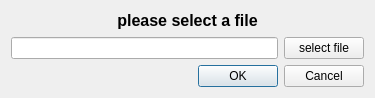
<?xml version="1.0" encoding="UTF-8"?>
<ui version="4.0">
 <class>fileSelectDialog</class>
 <widget class="QDialog" name="fileSelectDialog">
  <property name="geometry">
   <rect>
    <x>0</x>
    <y>0</y>
    <width>375</width>
    <height>98</height>
   </rect>
  </property>
  <property name="windowTitle">
   <string>please select a file</string>
  </property>
  <layout class="QVBoxLayout" name="verticalLayout">
   <item>
    <widget class="QLabel" name="label">
     <property name="text">
      <string>&lt;html&gt;&lt;head/&gt;&lt;body&gt;&lt;p align=&quot;center&quot;&gt;&lt;span style=&quot; font-size:12pt; font-weight:600;&quot;&gt;please select a file&lt;/span&gt;&lt;/p&gt;&lt;/body&gt;&lt;/html&gt;</string>
     </property>
    </widget>
   </item>
   <item>
    <layout class="QHBoxLayout" name="horizontalLayout">
     <item>
      <widget class="QLineEdit" name="pathLineEdit">
       <property name="text">
        <string/>
       </property>
      </widget>
     </item>
     <item>
      <widget class="QPushButton" name="fileSelectButton">
       <property name="text">
        <string>select file</string>
       </property>
      </widget>
     </item>
    </layout>
   </item>
   <item>
    <widget class="QDialogButtonBox" name="buttonBox">
     <property name="orientation">
      <enum>Qt::Horizontal</enum>
     </property>
     <property name="standardButtons">
      <set>QDialogButtonBox::Cancel|QDialogButtonBox::Ok</set>
     </property>
    </widget>
   </item>
  </layout>
 </widget>
 <resources/>
 <connections>
  <connection>
   <sender>buttonBox</sender>
   <signal>accepted()</signal>
   <receiver>fileSelectDialog</receiver>
   <slot>accept()</slot>
   <hints>
    <hint type="sourcelabel">
     <x>248</x>
     <y>254</y>
    </hint>
    <hint type="destinationlabel">
     <x>157</x>
     <y>274</y>
    </hint>
   </hints>
  </connection>
  <connection>
   <sender>buttonBox</sender>
   <signal>rejected()</signal>
   <receiver>fileSelectDialog</receiver>
   <slot>reject()</slot>
   <hints>
    <hint type="sourcelabel">
     <x>316</x>
     <y>260</y>
    </hint>
    <hint type="destinationlabel">
     <x>286</x>
     <y>274</y>
    </hint>
   </hints>
  </connection>
 </connections>
</ui>
